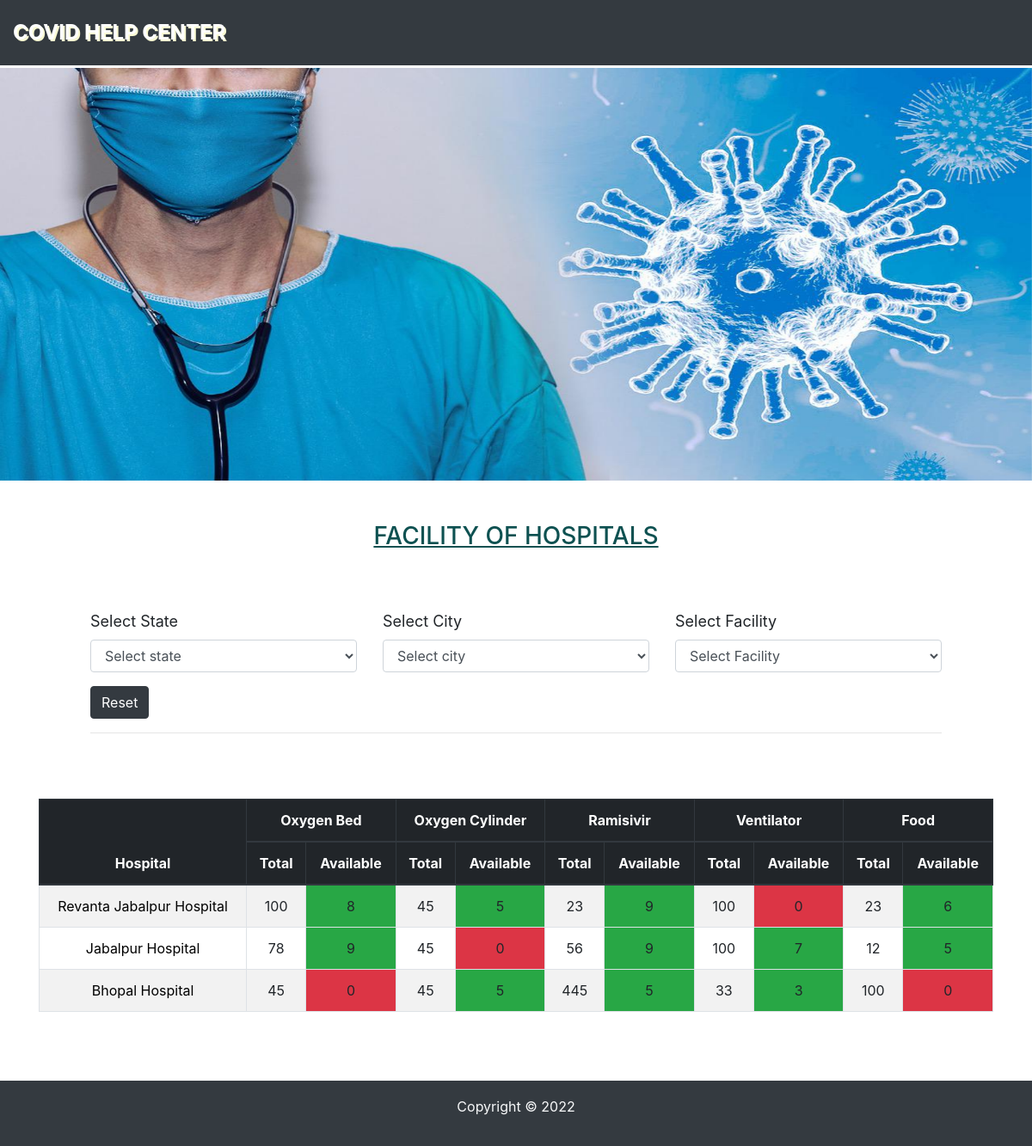
The page / on the database its author committed.
### app/models.py (models this page shows, shortened)
class Facility(models.Model):
    title=models.CharField(max_length=60, null=False, blank=False,  default="")

class Hospital(models.Model):
    name = models.CharField(max_length=50, null=False, blank=False)
    phone = models.CharField(max_length=10, null=False, blank=False)
    address = models.CharField(max_length=200, null=False, blank=False)
    city = models.ForeignKey(
            City, on_delete=models.CASCADE ,related_name= 'hospitals')

class Availability(models.Model):
    hospital = models.ForeignKey(
        Hospital, on_delete=models.CASCADE, related_name='availabilities')
    facility= models.ForeignKey(
        Facility, on_delete=models.CASCADE, related_name='availabilities')
    total = models.IntegerField(default=0)
    available = models.IntegerField(default=0)
    updated_at=models.DateTimeField(auto_now=True)

### app/views.py (the view, shortened to what this page needs)
# urls.py: path('',home,name='homepage'),
def home(request):
    selected_state_id = request.GET.get('state')
    selected_city_id = request.GET.get('city')
    selected_facility_id = request.GET.get('facility')
    facilities = Facility.objects.all().order_by('pk')
    if selected_state_id:
     cities = City.objects.filter(state= selected_state_id)
    else:
        cities = City.objects.all()
    states = State.objects.all()
    hospitals=Hospital.objects.all()
    if selected_city_id:
     hospitals =hospitals.filter(city=City(pk=selected_city_id))
    context={
        'facilities' :facilities,
        'cities' :cities,
        'states':states,
        'hospitals': hospitals,
        'selected_state_id': selected_state_id,
        'selected_city_id' :selected_city_id,
        'selected_facility_id': selected_facility_id,
    }
    return render(request, template_name='app/index.html', context= context)

### app/models.py (called while the page is built)
    def __str__(self):
        return self.name

### app/templatetags/custom_tags.py (called while the page is built)
@register.simple_tag
def get_table_class(value):
    if value:
        return 'bg-success'
    return 'bg-danger'

@register.simple_tag
def get_availibilities(hospital):
    return Availability.objects.filter(hospital=hospital).order_by('facility_id')

@register.simple_tag
def is_option_selected(selected_option, pk):
    if selected_option == str(pk):
        return 'selected'
    return ''

### app/templates/app/index.html (shortened to what this page needs)
{% extends 'app/base.html' %}
{% load custom_tags %}
{% block content %}
        <div class=" main ">
            <form action="" id="filterForm" method="GET">
                <div class="row">
                    <div class="col">
                    <div class="form-group">
                        <label for=" " class="state">Select State</label>
                        <select name="state" class="form-control" id="stateSelect">
                          <option value="">Select state</option>
                        </select>
                      </div>
                    </div>
                <div class="col">
                   <div class="form-group">
                        <label for="" class="state">Select City</label>
                        <select name="city" class="form-control" id="citySelect">
                          <option value="">Select city</option>
                        </select>
                    </div>
                </div>
                <div class="col">
                    <div class="form-group">
                         <label for=""  class="state">Select Facility</label>
                         <select name="facility" class="form-control" id="facilitySelect">
                           <option value="">Select Facility</option>
                         </select>
                     </div>
                 </div>
            </div>
            <div>
                <a href="/" class="btn btn-dark">Reset</a>
            </div>
            </form>
            <hr>
        </div>
        <table class="table text-center table-bordered table-striped">
            <thead class="thead-dark">
                <tr>
                    <th rowspan="2">Hospital</th>
                    {% for facility in facilities %}
                    <th colspan="2" class="text-center">{{facility.title}}</th>
                    {% endfor %}
                </tr>
                <tr>
                    {% for facility in facilities %}
                    <th>Total</th>
                    <th>Available</th>
                    {% endfor %}
                 </tr>
            </thead>
            <tbody>
            {% for hospital in hospitals %}
               <tr>
                   <td><a href="/hospital/{{hospital.id}}">{{hospital.name}}</a></td>
                   {% get_availibilities hospital  as availibilities %}
                   {% for avl in availibilities %}
                   <td>{{avl.total}}</td>
                   <td class="{% get_table_class avl.available %}">{{avl.available}}</td>
                   {% endfor %}
               </tr>
            {% endfor%}
        </tbody>
        </table>
{% endblock %}

### app/templates/app/base.html (shortened to what this page needs)
<!doctype html>
{% load static %}
<html lang="en">
  <head>
    <link rel="stylesheet" href="https://cdn.jsdelivr.net/npm/bootstrap@4.0.0/dist/css/bootstrap.min.css">
    <link rel="stylesheet" href="{% static 'css/main.css' %}">
  </head>
  <body>
 <nav class="navbar navbar-dark bg-dark">
    <a class="navbar-brand" href="#">Covid Help Center</a>
  </nav>
  <div id="carouselExampleSlidesOnly" class="carousel slide" data-ride="carousel">
    <div class="carousel-inner">
      <div class="carousel-item active">
        <img class="d-block w-100 img-fluid img-width  " src="{% static 'Image/coronavirus.jpg' %}" alt="First slide">
      </div>
    </div>
  </div>
    <div class="container mt-5">
      <h3 class="facility text-center"><u>Facility Of Hospitals</u></h3>
        {% block content %}
        {% endblock %}
    </div>
    <footer>
      <div class="bg-dark footer">
          <p class="text-light text-center p-2">Copyright  &copy  2022</p>
      </div>
  </footer>
  </body>
</html>

### static/css/main.css (style rules this page uses)
.navbar { padding: 15px; }
.navbar-brand { font-size: 24px; font-weight: bold; text-transform: uppercase; text-shadow: 2px 2px lightgoldenrodyellow; }
.img-width { margin-top: 3px; width: 80%; height: 60vh; }
.footer { margin-top: 80px; padding: 10px; }
.state { font-size: 18px; }
.main { padding: 60px; }
.facility { color: rgb(14, 81, 81); text-transform: uppercase; }

### app/templates/app/index.html (style rules this page uses)
a { color: black; }

### rows shown on the page
Facility: title "Oxygen Bed"
Facility: title "Oxygen Cylinder"
Facility: title "Ramisivir"
Facility: title "Ventilator"
Facility: title "Food"
Hospital: name "Revanta Jabalpur Hospital"
Availability: total "100", available "8"
Availability: total "45", available "5"
Availability: total "23", available "9"
Availability: total "100", available "0"
Availability: total "23", available "6"
Hospital: name "Jabalpur Hospital"
Availability: total "78", available "9"
Availability: total "45", available "0"
Availability: total "56", available "9"
Availability: total "100", available "7"
Availability: total "12", available "5"
Hospital: name "Bhopal Hospital"
Availability: total "45", available "0"
Availability: total "45", available "5"
Availability: total "445", available "5"
Availability: total "33", available "3"
Availability: total "100", available "0"
